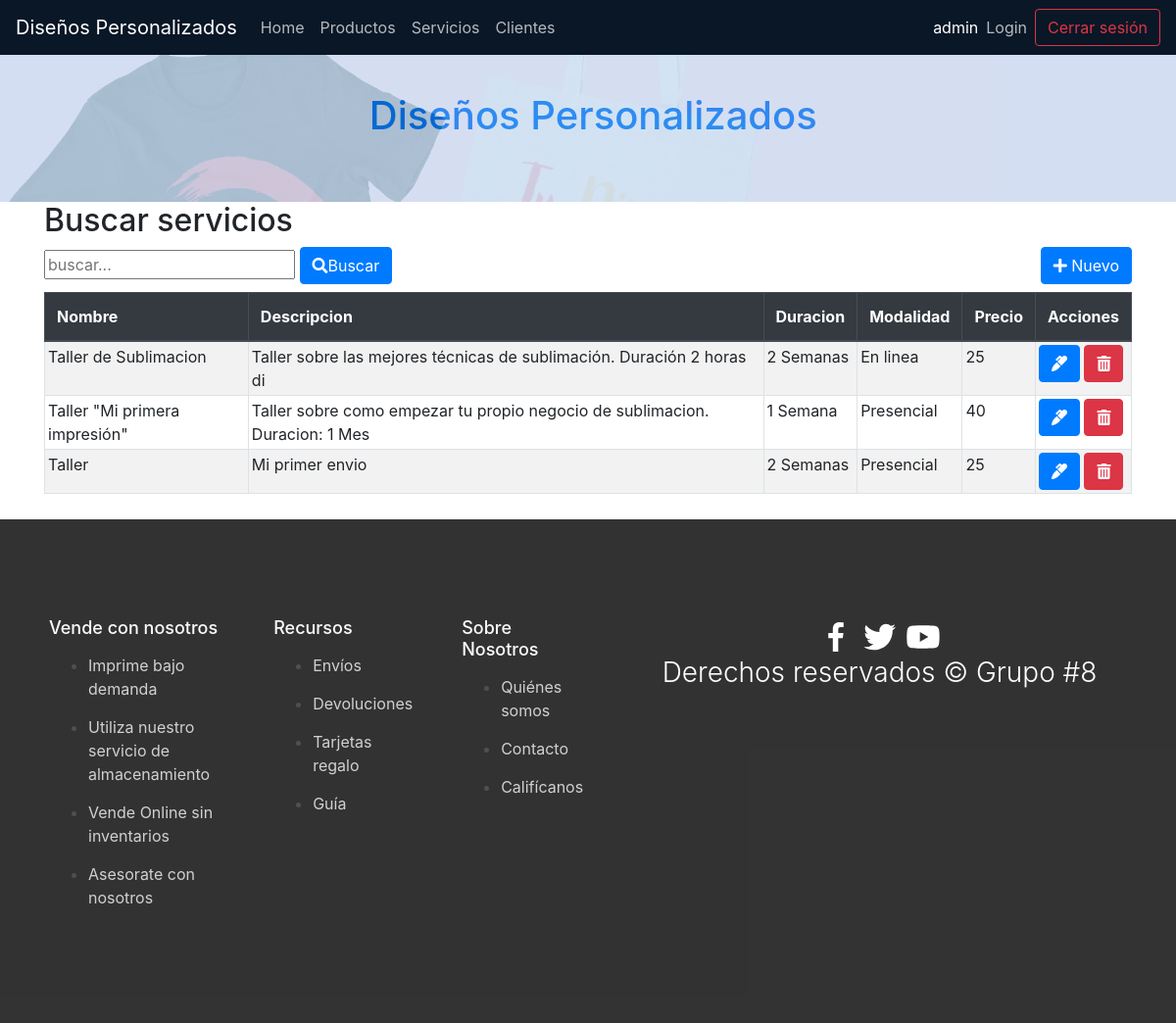
Page /index.php?c=Servicios&f=index (signed in) on the committed database.
### tables this page shows
CREATE TABLE `servicios` (
  `id` int(11) NOT NULL,
  `nombre` varchar(90) NOT NULL,
  `descripcion` varchar(90) NOT NULL,
  `duracion` varchar(50) NOT NULL,
  `modalidad` varchar(50) NOT NULL,
  `precio` float NOT NULL
);

### controller/FrontController.php (called while the page is built, shortened)
<?php
class FrontController {
    public function ruteo()
    {
        $funcion = (!empty($_REQUEST['f'])) ? htmlentities($_REQUEST['f']) : FUNCION_PRINCIPAL;
        $cont = new  $controlador();
        $cont->$funcion();
    }
}
?>

### index.php (called while the page is built)
<?php
require_once 'controller/FrontController.php';
$front = new FrontController();
$front->ruteo();

### config/Conexion.php (called while the page is built)
<?php
class Conexion {
    public static function getConexion() {
         $dsn = 'mysql:host=localhost;port=3306;dbname=' . DBNAME;
        $conexion = null;
        try {
            $conexion = new PDO($dsn, DBUSER, DBPASSWORD);
             $conexion->setAttribute(PDO::ATTR_ERRMODE, PDO::ERRMODE_EXCEPTION);
        } catch (Exception $e) {
            echo $e;
            die("error " . $e->getMessage());
        }
        return $conexion;
    }
}

### model/dao/ServiciosDAO.php (called while the page is built, shortened)
<?php
require_once 'config/Conexion.php';
class ServiciosDAO {
    static private $getAll = "select * from servicios";
    private $cln;
    public function __construct() {
        $this->cln = Conexion::getConexion();
    }
    public function getAll()
    {
        $stmt = $this->cln->prepare(ServiciosDAO::$getAll);
        $stmt->execute();
        return $stmt->fetchAll(PDO::FETCH_ASSOC);
    }
}
?>

### view/servicios/servicios.list.php (the view, shortened to what this page needs)
<div class="container">
<h2> <?php echo "Buscar servicios"?></h2>
    <div class="row">
        <div class="col-sm-6">
            <form action="index.php?c=servicios&f=search" method="POST">
                <input type="text" name="b" id="busqueda"  placeholder="buscar..."/>
                <button type="submit" class="btn btn-primary"><i class="fas fa-search"></i>Buscar</button>
            </form>
        </div>
        <div class="col-sm-6 d-flex flex-column align-items-end">
            <a href="index.php?c=servicios&f=view_new">
                <button type="button" class="btn btn-primary">
                    <i class="fas fa-plus"></i>
                   Nuevo</button>
            </a>
        </div>
    </div>
    <div class="table-responsive mt-2">
        <table class="table table-striped table-bordered">
            <thead class="thead-dark">
             <th>Nombre </th>
            <th>Descripcion </th>
            <th>Duracion </th>
            <th>Modalidad</th>
            <th>Precio </th>
            <th>Acciones </th>
            </thead>
            <tbody class="tabladatos">
                <?php
                foreach ($resultados as $fila) {
                  ?>
                <tr>
                    <td><?php echo $fila['nombre'];?></td>
                    <td><?php echo $fila['descripcion'];?></td>
                    <td><?php echo $fila['duracion'];?></td>
                    <td><?php echo $fila['modalidad'];?></td>
                    <td><?php echo $fila['precio'];?></td>
                    <td>
                        <a class="btn btn-primary"
                    href="index.php?c=servicios&f=view_edit&id=<?php echo  $fila['id']; ?>">
                    <i class="fas fa-marker"></i></a>
                    <a class="btn btn-danger"
                   onclick="if(!confirm('Esta seguro de eliminar el servicio?'))return false;"
                    href="index.php?c=servicios&f=delete&id=<?php echo  $fila['id']; ?>">
                    <i class="fas fa-trash-alt"></i></a>
                    </td>
                </tr>
                <?php  }?>
            </tbody>
        </table>
    </div>
</div>

### assets/css/styles.css (style rules this page uses)
.tabladatos tr td { padding: 3px ; }

### rows in the picture
servicios: nombre "Taller de Sublimacion", descripcion "Taller sobre las mejores técnicas de sublimación. Duración 2 horas di", duracion "2 Semanas", modalidad "En linea", precio "25"
servicios: nombre "Taller \"Mi primera impresión\"", descripcion "Taller sobre como empezar tu propio negocio de sublimacion. Duracion: 1 Mes", duracion "1 Semana", modalidad "Presencial", precio "40"
servicios: nombre "Taller", descripcion "Mi primer envio", duracion "2 Semanas", modalidad "Presencial", precio "25"

### other values in the picture
$_SESSION['name'] "admin"
